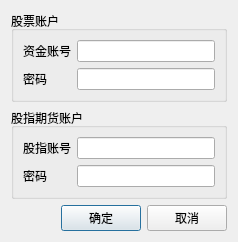
<?xml version="1.0" encoding="UTF-8"?>
<ui version="4.0">
 <class>logindlg</class>
 <widget class="QDialog" name="logindlg">
  <property name="geometry">
   <rect>
    <x>0</x>
    <y>0</y>
    <width>238</width>
    <height>209</height>
   </rect>
  </property>
  <property name="sizePolicy">
   <sizepolicy hsizetype="Fixed" vsizetype="Fixed">
    <horstretch>0</horstretch>
    <verstretch>0</verstretch>
   </sizepolicy>
  </property>
  <property name="windowTitle">
   <string>登陆</string>
  </property>
  <property name="sizeGripEnabled">
   <bool>false</bool>
  </property>
  <layout class="QGridLayout" name="gridLayout">
   <item row="0" column="0" colspan="3">
    <widget class="QGroupBox" name="groupBox">
     <property name="title">
      <string>股票账户</string>
     </property>
     <layout class="QFormLayout" name="formLayout">
      <item row="0" column="0">
       <widget class="QLabel" name="label_3">
        <property name="text">
         <string>资金账号</string>
        </property>
       </widget>
      </item>
      <item row="0" column="1">
       <widget class="QLineEdit" name="accountstock"/>
      </item>
      <item row="1" column="0">
       <widget class="QLabel" name="label_4">
        <property name="text">
         <string>密码</string>
        </property>
       </widget>
      </item>
      <item row="1" column="1">
       <widget class="QLineEdit" name="passwdstock">
        <property name="echoMode">
         <enum>QLineEdit::Password</enum>
        </property>
       </widget>
      </item>
     </layout>
    </widget>
   </item>
   <item row="1" column="0" colspan="3">
    <widget class="QGroupBox" name="groupBox_2">
     <property name="title">
      <string>股指期货账户</string>
     </property>
     <layout class="QFormLayout" name="formLayout_2">
      <item row="0" column="0">
       <widget class="QLabel" name="label_5">
        <property name="text">
         <string>股指账号</string>
        </property>
       </widget>
      </item>
      <item row="0" column="1">
       <widget class="QLineEdit" name="accountsindex"/>
      </item>
      <item row="1" column="0">
       <widget class="QLabel" name="label_6">
        <property name="text">
         <string>密码</string>
        </property>
       </widget>
      </item>
      <item row="1" column="1">
       <widget class="QLineEdit" name="passwdsindex">
        <property name="echoMode">
         <enum>QLineEdit::Password</enum>
        </property>
       </widget>
      </item>
     </layout>
    </widget>
   </item>
   <item row="2" column="0">
    <spacer name="horizontalSpacer">
     <property name="orientation">
      <enum>Qt::Horizontal</enum>
     </property>
     <property name="sizeHint" stdset="0">
      <size>
       <width>58</width>
       <height>20</height>
      </size>
     </property>
    </spacer>
   </item>
   <item row="2" column="1">
    <widget class="QPushButton" name="ok">
     <property name="text">
      <string>确定</string>
     </property>
    </widget>
   </item>
   <item row="2" column="2">
    <widget class="QPushButton" name="cancel">
     <property name="text">
      <string>取消</string>
     </property>
    </widget>
   </item>
  </layout>
 </widget>
 <resources/>
 <connections/>
</ui>
